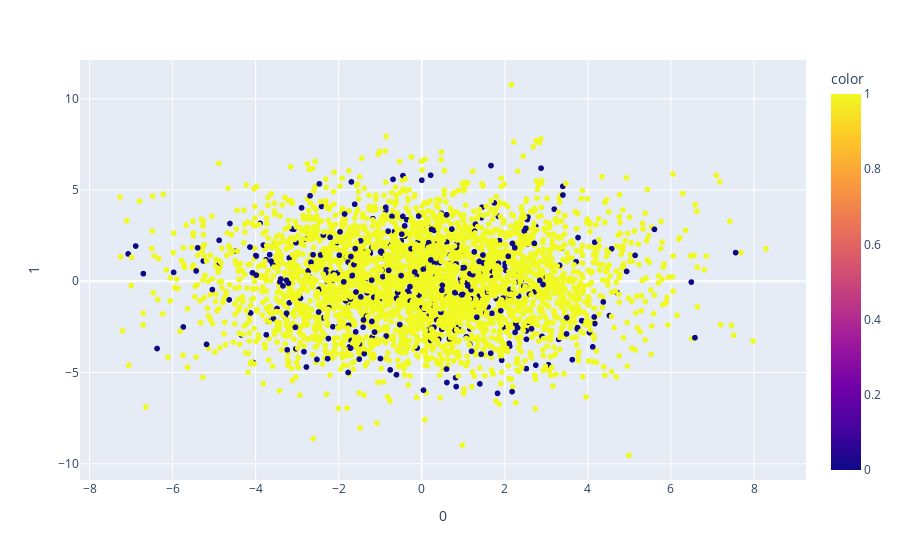

Source (notebook cell):
### Code cell
import plotly.express as px


fig, (ax1, ax2) = plt.figure()
fig = px.scatter(X_pca, x=0, y=1, color=y[0])
fig.show()

### Figure 1 — Plotly figure (JSON) as saved in the notebook; plotly's stock layout.template omitted (floating-point values rounded to 4 significant figures; data arrays with more than 128 entries replaced by an {"elided": "..."} marker saying what was removed)
{"data": [{"hovertemplate": "0=%{x}<br>1=%{y}<br>color=%{marker.color}<extra></extra>", "legendgroup": "", "marker": {"color": {"elided": "3750 int values"}, "coloraxis": "coloraxis", "symbol": "circle"}, "mode": "markers", "name": "", "showlegend": false, "type": "scattergl", "x": {"elided": "3750 float values"}, "xaxis": "x", "y": {"elided": "3750 float values"}, "yaxis": "y"}], "layout": {"coloraxis": {"colorbar": {"title": {"text": "color"}}, "colorscale": [[0, "#0d0887"], [0.1111, "#46039f"], [0.2222, "#7201a8"], [0.3333, "#9c179e"], [0.4444, "#bd3786"], [0.5556, "#d8576b"], [0.6667, "#ed7953"], [0.7778, "#fb9f3a"], [0.8889, "#fdca26"], [1, "#f0f921"]]}, "legend": {"tracegroupgap": 0}, "margin": {"t": 60}, "xaxis": {"anchor": "y", "domain": [0, 1], "title": {"text": "0"}}, "yaxis": {"anchor": "x", "domain": [0, 1], "title": {"text": "1"}}}}
